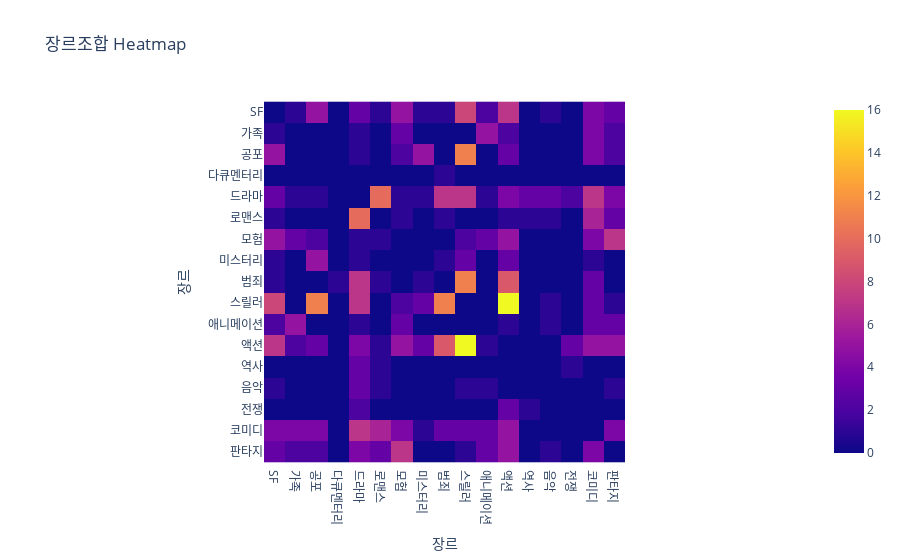

Notebook source saved alongside this figure:
### Code cell
#장르별 상관관계 그래프(히트맵) 만들기

import pandas as pd
import plotly.express as px
from collections import Counter #몇번 사용됐는지 알 수 있게 해주는 Class
from itertools import combinations

movie_to_genres = (
    df_g.groupby("id")["genre"]  #-> id를 기준으로 그루핑을 하되 장르값을 찾아오자
    .apply(lambda s: sorted(set([x for x in s if isinstance(x, str) and x.strip()])))  #-> s: 1개의 id당 해당 장르들이 list형태로 묶여있는 값
    .to_dict()
) 

pair_counter = Counter()
for genres in movie_to_genres.values() : 
    #모든 장르를 2개 1쌍으로 통일
    for a, b in combinations(genres, 2) : #-> genres의 리스트 값 중 2개의 조합으로 가져와서 각 a,b로 지정
        pair_counter[(a, b)] += 1
        pair_counter[(b, a)] += 1  #-> 순서가 바껴도 가중치가 값아지도록

#값을 적용할 바둑판 만들기
all_genres = sorted(set(df_g["genre"].dropna().unique())) #dropna() 결측치 버리기   #-> unique : 중복되는 값은 하나로 합치기
mat = pd.DataFrame(0, index= all_genres, columns= all_genres, dtype=int) #바둑판 표의 세로필드 :index, 가로축값: columns #-> 가로,세로 축에 모든 장르 값 입력

for (a,b), v in pair_counter.items(): 
    if a in mat.index and b in mat.columns : 
        mat.loc[a,b] = v

fig = px.imshow(
    mat,
    title="장르조합 Heatmap"
)
fig.update_layout(xaxis_title="장르", yaxis_title="장르")
fig.show()


# """
# def 함수이름() :
#     실행문
# """

# """
# 실무에 나가는 순간 -> lambda => 함수 구문x  -> 식
# """

### Figure 1 — Plotly figure (JSON) as saved in the notebook; plotly's stock layout.template omitted (floating-point values rounded to 4 significant figures; data arrays with more than 128 entries replaced by an {"elided": "..."} marker saying what was removed)
{"data": [{"coloraxis": "coloraxis", "hovertemplate": "x: %{x}<br>y: %{y}<br>color: %{z}<extra></extra>", "name": "0", "type": "heatmap", "x": ["SF", "가족", "공포", "다큐멘터리", "드라마", "로맨스", "모험", "미스터리", "범죄", "스릴러", "애니메이션", "액션", "역사", "음악", "전쟁", "코미디", "판타지"], "xaxis": "x", "y": ["SF", "가족", "공포", "다큐멘터리", "드라마", "로맨스", "모험", "미스터리", "범죄", "스릴러", "애니메이션", "액션", "역사", "음악", "전쟁", "코미디", "판타지"], "yaxis": "y", "z": {"elided": "17x17 int values"}}], "layout": {"coloraxis": {"colorscale": [[0, "#0d0887"], [0.1111, "#46039f"], [0.2222, "#7201a8"], [0.3333, "#9c179e"], [0.4444, "#bd3786"], [0.5556, "#d8576b"], [0.6667, "#ed7953"], [0.7778, "#fb9f3a"], [0.8889, "#fdca26"], [1, "#f0f921"]]}, "title": {"text": "장르조합 Heatmap"}, "xaxis": {"anchor": "y", "constrain": "domain", "domain": [0, 1], "scaleanchor": "y", "title": {"text": "장르"}}, "yaxis": {"anchor": "x", "autorange": "reversed", "constrain": "domain", "domain": [0, 1], "title": {"text": "장르"}}}}
